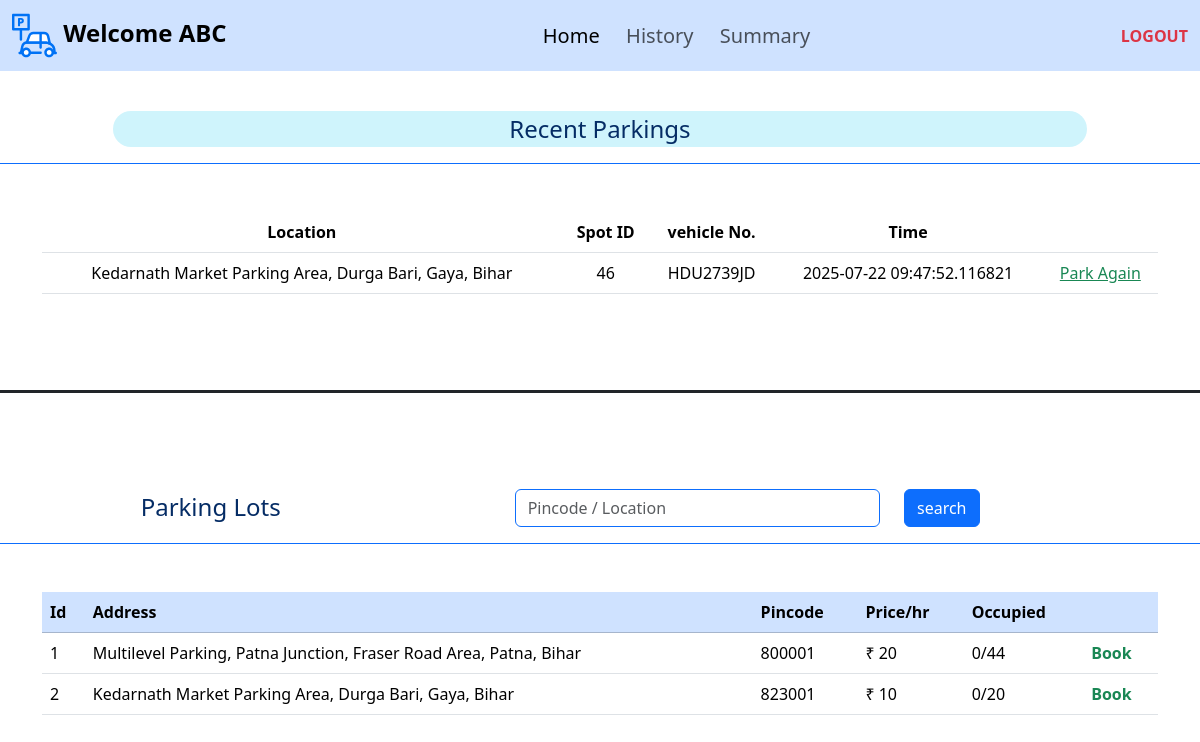
/user (signed in), run on the app's committed database.
### application/models.py (models this page shows)
class User(db.Model):
    id = db.Column(db.Integer, primary_key=True, autoincrement=True)
    email = db.Column(db.String(), unique=True, nullable=False)
    username = db.Column(db.String(), nullable=False)
    password = db.Column(db.String(), nullable=False)
    is_admin = db.Column(db.Boolean, default=False)
    bookings = db.relationship('Booking', backref='user', lazy=True, order_by='Booking.parking')

class Parking_lot(db.Model):
    id = db.Column(db.Integer, primary_key=True ,autoincrement=True)
    max_spots = db.Column(db.Integer(), nullable=False)
    price = db.Column(db.Integer(), nullable=False)
    prime_location = db.Column(db.String(), nullable=False)
    pincode = db.Column(db.Integer(), nullable=False)
    address = db.Column(db.String(), nullable=False)
    spots = db.relationship('Parking_spot', backref='parking_lot', lazy=True)
    bookings = db.relationship('Booking', backref='parking_lot', lazy=True, order_by='Booking.parking')

class Booking(db.Model):
    id = db.Column(db.Integer(), primary_key=True, autoincrement=True)
    user_id = db.Column(db.Integer(), db.ForeignKey('user.id'), nullable=False)
    lot_id = db.Column(db.Integer(), db.ForeignKey('parking_lot.id'), nullable=True)
    spot_id = db.Column(db.Integer(), db.ForeignKey('parking_spot.id'), nullable=True)
    parking = db.Column(db.DateTime(), nullable=False)
    leaving = db.Column(db.DateTime(), nullable=True)
    vehicle_no = db.Column(db.String(), nullable=False)
    cost = db.Column(db.Integer(), nullable= True)
    price = db.Column(db.Integer(),nullable=False)

### application/controllers.py (the view, shortened to what this page needs)
@app.route('/user', methods=['GET', 'POST'])
def user():
    if 'user' not in session:
        return redirect(url_for('login'))
    u=User.query.get(session['user'])
    if u.is_admin:
        return redirect(url_for('admin'))
    bookings=list(reversed(u.bookings))[:5]
    lots=Parking_lot.query.all()
    lt={l.id:l for l in lots}
    o={}
    for lot in lots:
        o[lot.id]=sum(1 for i in lot.spots if i.is_occupied)
    return render_template('user.html', user=u, bookings=bookings, parking_lots=lots, o=o, lt=lt)

### templates/user.html (shortened to what this page needs)
{% extends "template.jinja" %}
{% block body %}
<nav class="navbar navbar-expand-lg bg-primary-subtle">
    <div class="container-fluid">
        <a class="navbar-brand fs-4" href="/"><img src="/static/parking.svg" width="45" height="45"
                alt="ParkHere"><strong>&nbsp;Welcome {{user.username}}</strong></a>
        <div class="collapse navbar-collapse " id="navbarText">
            <ul class="navbar-nav m-auto mb-2 mb-lg-0">
                <li class="nav-item">
                    <a class="nav-link fs-5 active" aria-current="page" href="/user">Home&nbsp;&nbsp;</a>
                </li>
                <li class="nav-item">
                    <a class="nav-link fs-5 " aria-current="page" href="/user_history">History&nbsp;&nbsp;</a>
                </li>
                <li class="nav-item">
                    <a class="nav-link fs-5" aria-current="page" href="/summary">Summary&nbsp;&nbsp;</a>
                </li>
            </ul>
            <span class="navbar-text">
                <a class="link-danger link-underline-opacity-0" href="/logout"><b>LOGOUT</b></a>
            </span>
        </div>
    </div>
</nav>
<br>
<div class="container-fluid mb-5">
    <div class="row border-bottom border-primary justify-content-center p-3 mb-5">
        <div class="col-10 bg-info-subtle rounded-pill text-primary-emphasis text-center fs-4">
            Recent&nbsp;Parkings
        </div>
    </div>
</div>
<div class="container mb-5">
    <table class="table text-center">
        <thead>
            <th>Location</th>
            <th>Spot ID</th>
            <th>vehicle No.</th>
            <th>Time</th>
            <th></th>
        </thead>
        <tbody>
            {% for b in bookings%}
            <tr>
                {% if b.lot_id%}
                <td>{{lt[b.lot_id].address}}</td>
                <td>{{b.spot_id}}</td>
                {%else%}
                <td>Deleted</td>
                <td>Deleted</td>
                {%endif%}
                <td>{{b.vehicle_no}}</td>
                {%if b.leaving%}
                <td>{{b.leaving}}</td>
                {%else%}
                <td>{{b.parking}}</td>
                {%endif%}
                {% if b.leaving %}
                <td>
                    {%if b.lot_id%}
                    <a class="text-success" href="/book/{{b.lot_id}}">Park Again</a>
                    {%else%}
                    <a class="text-success" href="/">Parked Out</a>
                    {%endif%}
                </td>
                {%else%}
                <td><b><a class="link-danger link-underline-opacity-0" href="/release/{{b.id}}">Release</a></b></td>
                {% endif %}
            </tr>
            {% endfor %}
        </tbody>
    </table>
</div>
<br><br>
<div class="container-fluid">
    <div class="row border-top border-3 border-dark p-3 mb-5"></div>
    <form class="row border-bottom border-primary p-3 mb-5" method="post">
        <div class="col-4 text-primary-emphasis text-center fs-4">Parking&nbsp;Lots</div>
        <div class="col-1"></div>
        <div class="col-4 text-primary-emphasis text-end ">
            <input class="form-control border-primary " id="inputEmail5" type="text" name="search"
                placeholder="Pincode / Location">
        </div>
        <div class="col-3 text-primary-emphasis text-start"><button class=' col btn btn-primary'
                type="submit">search</button></div>
    </form>
</div>
<div class="container mb-5">
    <table class="table">
        <thead class="table-primary">
            <th>Id</th>
            <th>Address</th>
            <th>Pincode</th>
            <th>Price/hr</th>
            <th>Occupied</th>
            <th></th>
        </thead>
        <tbody>
            {% for lot in parking_lots %}
            <tr>
                <td>{{lot.id}}</td>
                <td>{{lot.address}}</td>
                <td>{{lot.pincode}}</td>
                <td>₹ {{lot.price}}</td>
                <td>{{ o[lot.id] }}/{{ lot.spots | length }}</td>
                {%if o[lot.id] == (lot.spots | length)%}
                <td>
                    <div class="text-danger">FULL</div>
                </td>
                {%else%}
                <th><a class="link-success link-underline-opacity-0 fs-6" href="/book/{{lot.id}}">Book</a></th>
                {%endif%}
            </tr>
            {% endfor %}
        </tbody>
    </table>
</div>
<br><br>
{% endblock %}

### data on the page
User: username "ABC"
Booking: spot_id "46", vehicle_no "HDU2739JD", leaving "2025-07-22 09:47:52.116821"
Parking_lot: address "Kedarnath Market Parking Area, Durga Bari, Gaya, Bihar", id "2", pincode "823001", price "10", o "0", spots|length "20"
Parking_lot: id "1", address "Multilevel Parking, Patna Junction, Fraser Road Area, Patna, Bihar", pincode "800001", price "20", o "0", spots|length "44"
